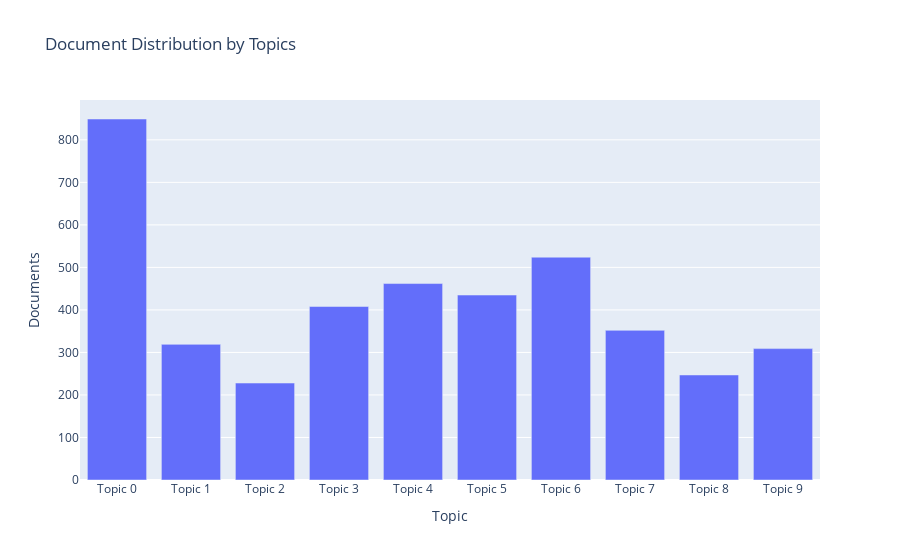

Source (notebook cell):
### Markdown cell above
PyCarets offers a variety of plots. The type of graph generated will depend on the plot parameter. Here is the list of currently available visualizations:
- ‘frequency’: Word Token Frequency (default)
- ‘distribution’: Word Distribution Plot
- ‘bigram’: Bigram Frequency Plot
- ‘trigram’: Trigram Frequency Plot
- ‘sentiment’: Sentiment Polarity Plot
- ‘pos’: Part of Speech Frequency
- ‘tsne’: t-SNE (3d) Dimension Plot
- ‘topic_model’ : Topic Model (pyLDAvis)
- ‘topic_distribution’ : Topic Infer Distribution
- ‘wordcloud’: Word cloud
- ‘umap’: UMAP Dimensionality Plot

### Code cell
plot_model(lda, plot="topic_model")
plot_model(lda, plot="topic_distribution")

### Figure 1 — Plotly figure (JSON) as saved in the notebook; plotly's stock layout.template omitted (floating-point values rounded to 4 significant figures)
{"data": [{"textposition": "auto", "hovertemplate": "Topic=%{x}<br>Documents=%{y}<br>Keyword=%{customdata[0]}<extra></extra>", "showlegend": false, "legendgroup": "", "name": "", "yaxis": "y", "customdata": [["type, quantity, amount, datum, tax, flag, row, load, second, product"], ["source, item, stock, application, total, category, supplier, drug, location, optional"], ["business, attribute, key, product, system, foreign, rule, identification, datum, sample"], ["use, key, primary, database, would, reference, person, record, unit, sample"], ["last, date, modify, time, edit, update, record, contact, end, start"], ["name, version, full, extend, application, code, nullable, person, column, usually"], ["would, domain, classification, attribute, asset, technical, object, visit, discussion, search"], ["description, transaction, delete, city, price, customer, supply, apply, company, assign"], ["order, customer, purchase, concept, date, invoice, region, send, comment, receive"], ["number, country, address, value, line, delivery, letter, payment, phone, special"]], "y": [849, 319, 228, 408, 462, 435, 524, 352, 247, 309], "offsetgroup": "", "xaxis": "x", "marker": {"color": "#636efa", "pattern": {"shape": ""}}, "x": ["Topic 0", "Topic 1", "Topic 2", "Topic 3", "Topic 4", "Topic 5", "Topic 6", "Topic 7", "Topic 8", "Topic 9"], "alignmentgroup": "True", "type": "bar", "orientation": "v"}], "layout": {"title": {"text": "Document Distribution by Topics"}, "yaxis": {"domain": [0, 1], "anchor": "x", "title": {"text": "Documents"}}, "barmode": "relative", "xaxis": {"domain": [0, 1], "anchor": "y", "title": {"text": "Topic"}}, "legend": {"tracegroupgap": 0}}}
